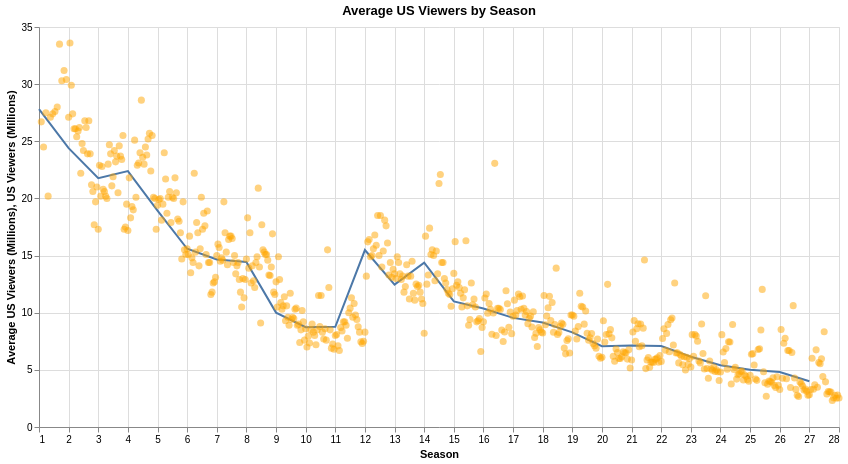

The cell this chart's notebook holds for it:
### Code cell
df2['season'] = pd.Categorical(df2['season'], ordered=True)

line = alt.Chart(df2).transform_aggregate(
    mean_viewers='mean(us_viewers_in_millions)',
    groupby=['season']
).mark_line().encode(
    x=alt.X('season:Q', title='Season', axis=alt.Axis(tickCount=26),scale=alt.Scale(domain=[1, 28])),
    y=alt.Y('mean_viewers:Q', title='Average US Viewers (Millions)'),
    tooltip=[
        alt.Tooltip('season:O', title='Season'),
        alt.Tooltip('mean_viewers:Q', title='Average US Viewers (Millions)', format='.2f')
    ]
).properties(
    title='Average US Viewers by Season'
)


point = alt.Chart(df2).mark_circle(size=50, opacity=0.5, color='orange').encode(
    x=alt.X('season_dec:Q', title='Season',scale = alt.Scale(domain=[1, 28])),
    y=alt.Y('us_viewers_in_millions:Q', title='US Viewers (Millions)'),
    tooltip=[
        alt.Tooltip('season:O', title='Season'),
        alt.Tooltip('us_viewers_in_millions:Q', title='US Viewers (Millions)', format='.2f')
    ]
)

# resolve axis 
chart = line + point
chart.properties(width=800, height=400)

### Figure 1 — Vega-Lite specification as saved in the notebook (floating-point values rounded to 4 significant figures; data arrays with more than 128 entries replaced by an {"elided": "..."} marker saying what was removed)
{"config": {"view": {"continuousWidth": 300, "continuousHeight": 300}}, "layer": [{"mark": {"type": "line"}, "encoding": {"tooltip": [{"field": "season", "title": "Season", "type": "ordinal"}, {"field": "mean_viewers", "format": ".2f", "title": "Average US Viewers (Millions)", "type": "quantitative"}], "x": {"axis": {"tickCount": 26}, "field": "season", "scale": {"domain": [1, 28]}, "title": "Season", "type": "quantitative"}, "y": {"field": "mean_viewers", "title": "Average US Viewers (Millions)", "type": "quantitative"}}, "title": "Average US Viewers by Season", "transform": [{"aggregate": [{"op": "mean", "field": "us_viewers_in_millions", "as": "mean_viewers"}], "groupby": ["season"]}]}, {"mark": {"type": "circle", "color": "orange", "opacity": 0.5, "size": 50}, "encoding": {"tooltip": [{"field": "season", "title": "Season", "type": "ordinal"}, {"field": "us_viewers_in_millions", "format": ".2f", "title": "US Viewers (Millions)", "type": "quantitative"}], "x": {"field": "season_dec", "scale": {"domain": [1, 28]}, "title": "Season", "type": "quantitative"}, "y": {"field": "us_viewers_in_millions", "title": "US Viewers (Millions)", "type": "quantitative"}}}], "data": {"name": "data-0aac8bd4d3157d9b40351e2d0c2fb68c"}, "height": 400, "width": 800, "$schema": "https://vega.github.io/schema/vega-lite/v5.20.1.json", "datasets": {"data-0aac8bd4d3157d9b40351e2d0c2fb68c": {"elided": "596 records"}}}
